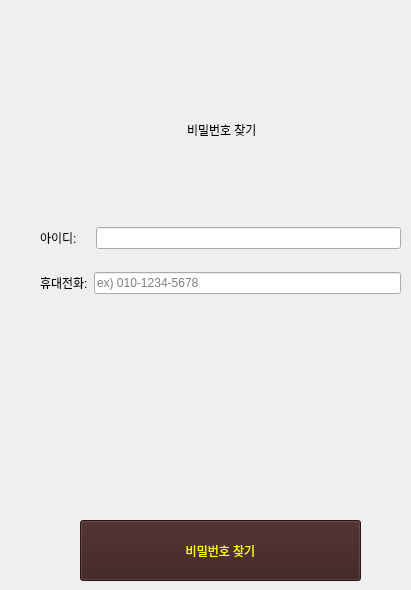
     <widget class="QWidget" name="page4">
      <widget class="QWidget" name="layoutWidget">
       <property name="geometry">
        <rect>
         <x>41</x>
         <y>109</y>
         <width>361</width>
         <height>41</height>
        </rect>
       </property>
       <layout class="QHBoxLayout" name="horizontalLayout_23">
        <item>
         <spacer name="horizontalSpacer_36">
          <property name="orientation">
           <enum>Qt::Horizontal</enum>
          </property>
          <property name="sizeHint" stdset="0">
           <size>
            <width>40</width>
            <height>20</height>
           </size>
          </property>
         </spacer>
        </item>
        <item>
         <widget class="QLabel" name="label_27">
          <property name="styleSheet">
           <string notr="true">font: 700 11pt &quot;Ubuntu Condensed&quot;;
color: rgb(0, 0, 0);</string>
          </property>
          <property name="text">
           <string>비밀번호 찾기</string>
          </property>
         </widget>
        </item>
        <item>
         <spacer name="horizontalSpacer_37">
          <property name="orientation">
           <enum>Qt::Horizontal</enum>
          </property>
          <property name="sizeHint" stdset="0">
           <size>
            <width>40</width>
            <height>20</height>
           </size>
          </property>
         </spacer>
        </item>
       </layout>
      </widget>
      <widget class="QWidget" name="layoutWidget">
       <property name="geometry">
        <rect>
         <x>40</x>
         <y>210</y>
         <width>361</width>
         <height>101</height>
        </rect>
       </property>
       <layout class="QVBoxLayout" name="verticalLayout_7">
        <item>
         <layout class="QHBoxLayout" name="horizontalLayout_7">
          <item>
           <widget class="QLabel" name="label_28">
            <property name="styleSheet">
             <string notr="true">font: 700 11pt &quot;Ubuntu Condensed&quot;;
color: rgb(0, 0, 0);</string>
            </property>
            <property name="text">
             <string>아이디:    </string>
            </property>
           </widget>
          </item>
          <item>
           <widget class="QLineEdit" name="findpw_ID">
            <property name="styleSheet">
             <string notr="true">color: rgb(0, 0, 0);</string>
            </property>
           </widget>
          </item>
         </layout>
        </item>
        <item>
         <layout class="QHBoxLayout" name="horizontalLayout_8">
          <item>
           <widget class="QLabel" name="label_29">
            <property name="styleSheet">
             <string notr="true">font: 700 11pt &quot;Ubuntu Condensed&quot;;
color: rgb(0, 0, 0);</string>
            </property>
            <property name="text">
             <string>휴대전화:</string>
            </property>
           </widget>
          </item>
          <item>
           <widget class="QLineEdit" name="findpw_PH">
            <property name="styleSheet">
             <string notr="true">color: rgb(0, 0, 0);</string>
            </property>
            <property name="placeholderText">
             <string>ex) 010-1234-5678</string>
            </property>
           </widget>
          </item>
         </layout>
        </item>
       </layout>
      </widget>
      <widget class="QWidget" name="layoutWidget">
       <property name="geometry">
        <rect>
         <x>41</x>
         <y>363</y>
         <width>361</width>
         <height>41</height>
        </rect>
       </property>
       <layout class="QHBoxLayout" name="horizontalLayout_30">
        <item>
         <spacer name="horizontalSpacer_8">
          <property name="orientation">
           <enum>Qt::Horizontal</enum>
          </property>
          <property name="sizeHint" stdset="0">
           <size>
            <width>40</width>
            <height>20</height>
           </size>
          </property>
         </spacer>
        </item>
        <item>
         <widget class="QLabel" name="notice_findpw">
          <property name="styleSheet">
           <string notr="true">color: rgb(0, 0, 0);</string>
          </property>
          <property name="text">
           <string/>
          </property>
         </widget>
        </item>
        <item>
         <spacer name="horizontalSpacer_50">
          <property name="orientation">
           <enum>Qt::Horizontal</enum>
          </property>
          <property name="sizeHint" stdset="0">
           <size>
            <width>40</width>
            <height>20</height>
           </size>
          </property>
         </spacer>
        </item>
       </layout>
      </widget>
      <widget class="QToolButton" name="back_3">
       <property name="geometry">
        <rect>
         <x>30</x>
         <y>40</y>
         <width>61</width>
         <height>61</height>
        </rect>
       </property>
       <property name="styleSheet">
        <string notr="true">font: 700 15pt &quot;Ubuntu Condensed&quot;;

background-color: transparent;
border: none;</string>
       </property>
       <property name="text">
        <string/>
       </property>
       <property name="icon">
        <iconset>
         <normaloff>back.png</normaloff>back.png</iconset>
       </property>
       <property name="iconSize">
        <size>
         <width>50</width>
         <height>50</height>
        </size>
       </property>
      </widget>
      <widget class="QPushButton" name="return_findpw">
       <property name="geometry">
        <rect>
         <x>80</x>
         <y>520</y>
         <width>281</width>
         <height>61</height>
        </rect>
       </property>
       <property name="styleSheet">
        <string notr="true">font: 700 11pt &quot;Ubuntu Condensed&quot;;
color:yellow;
background-color: rgb(58, 29, 29);</string>
       </property>
       <property name="text">
        <string>비밀번호 찾기</string>
       </property>
      </widget>
     </widget>
